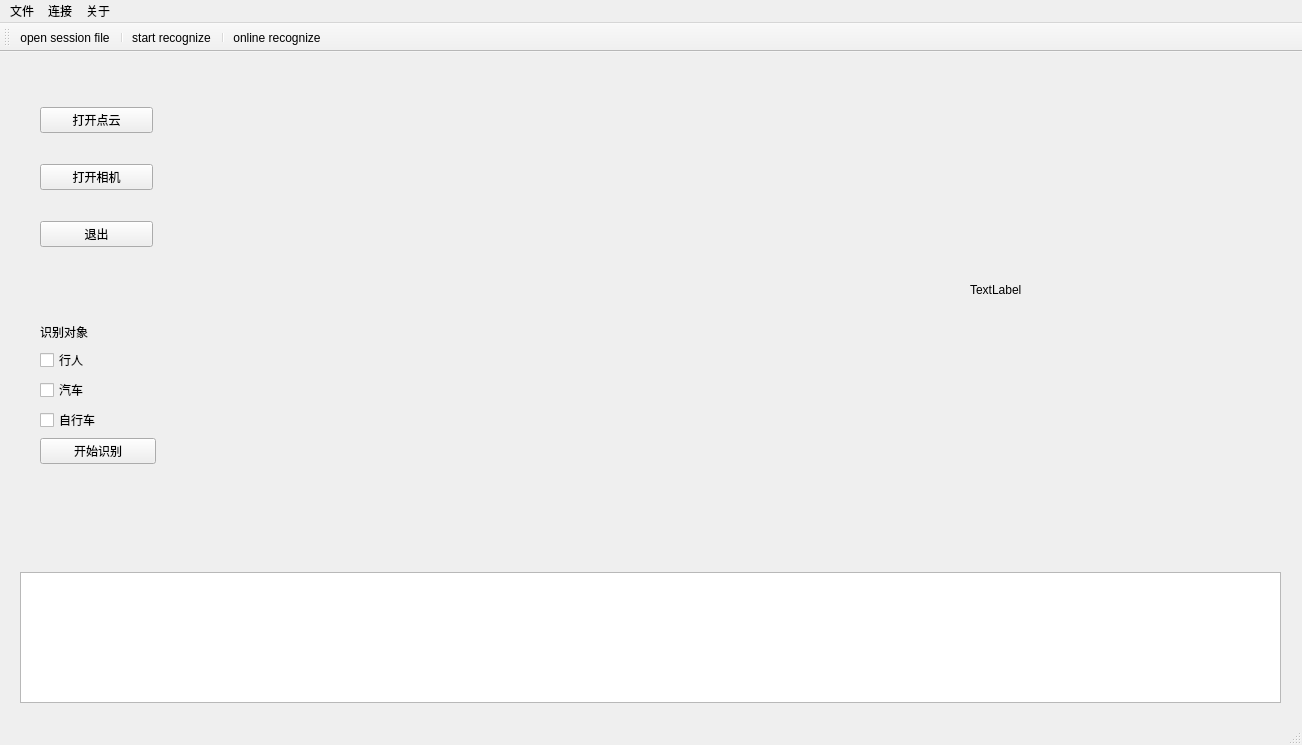
<?xml version="1.0" encoding="UTF-8"?>
<ui version="4.0">
 <class>MainWindow</class>
 <widget class="QMainWindow" name="MainWindow">
  <property name="geometry">
   <rect>
    <x>0</x>
    <y>0</y>
    <width>1302</width>
    <height>745</height>
   </rect>
  </property>
  <property name="windowTitle">
   <string>MainWindow</string>
  </property>
  <widget class="QWidget" name="centralwidget">
   <widget class="QWidget" name="widget" native="true">
    <property name="geometry">
     <rect>
      <x>210</x>
      <y>20</y>
      <width>461</width>
      <height>481</height>
     </rect>
    </property>
    <widget class="QWidget" name="formLayoutWidget">
     <property name="geometry">
      <rect>
       <x>10</x>
       <y>10</y>
       <width>441</width>
       <height>461</height>
      </rect>
     </property>
     <layout class="QFormLayout" name="formLayout"/>
    </widget>
   </widget>
   <widget class="QWidget" name="widget_2" native="true">
    <property name="geometry">
     <rect>
      <x>700</x>
      <y>20</y>
      <width>581</width>
      <height>481</height>
     </rect>
    </property>
    <widget class="QLabel" name="label">
     <property name="geometry">
      <rect>
       <x>270</x>
       <y>210</y>
       <width>60</width>
       <height>16</height>
      </rect>
     </property>
     <property name="text">
      <string>TextLabel</string>
     </property>
    </widget>
   </widget>
   <widget class="QWidget" name="widget_3" native="true">
    <property name="geometry">
     <rect>
      <x>20</x>
      <y>20</y>
      <width>161</width>
      <height>481</height>
     </rect>
    </property>
    <widget class="QWidget" name="">
     <property name="geometry">
      <rect>
       <x>20</x>
       <y>10</y>
       <width>113</width>
       <height>191</height>
      </rect>
     </property>
     <layout class="QVBoxLayout" name="verticalLayout">
      <item>
       <widget class="QPushButton" name="pushButton">
        <property name="text">
         <string>打开点云</string>
        </property>
       </widget>
      </item>
      <item>
       <widget class="QPushButton" name="pushButton_2">
        <property name="text">
         <string>打开相机</string>
        </property>
       </widget>
      </item>
      <item>
       <widget class="QPushButton" name="pushButton_3">
        <property name="text">
         <string>退出</string>
        </property>
       </widget>
      </item>
     </layout>
    </widget>
    <widget class="QWidget" name="">
     <property name="geometry">
      <rect>
       <x>20</x>
       <y>250</y>
       <width>116</width>
       <height>142</height>
      </rect>
     </property>
     <layout class="QVBoxLayout" name="verticalLayout_2">
      <item>
       <widget class="QLabel" name="label_2">
        <property name="text">
         <string>识别对象</string>
        </property>
       </widget>
      </item>
      <item>
       <widget class="QCheckBox" name="checkBox">
        <property name="text">
         <string>行人</string>
        </property>
       </widget>
      </item>
      <item>
       <widget class="QCheckBox" name="checkBox_2">
        <property name="text">
         <string>汽车</string>
        </property>
       </widget>
      </item>
      <item>
       <widget class="QCheckBox" name="checkBox_3">
        <property name="text">
         <string>自行车</string>
        </property>
       </widget>
      </item>
      <item>
       <widget class="QPushButton" name="pushButton_4">
        <property name="text">
         <string>开始识别</string>
        </property>
       </widget>
      </item>
     </layout>
    </widget>
   </widget>
   <widget class="QTextBrowser" name="textBrowser">
    <property name="geometry">
     <rect>
      <x>20</x>
      <y>520</y>
      <width>1261</width>
      <height>131</height>
     </rect>
    </property>
   </widget>
  </widget>
  <widget class="QMenuBar" name="menubar">
   <property name="geometry">
    <rect>
     <x>0</x>
     <y>0</y>
     <width>1302</width>
     <height>24</height>
    </rect>
   </property>
   <widget class="QMenu" name="menu">
    <property name="title">
     <string>文件</string>
    </property>
    <addaction name="actionopen_session_file"/>
    <addaction name="actionclose_session_file"/>
    <addaction name="actionreload_session"/>
    <addaction name="separator"/>
    <addaction name="actionsave_recognized_result"/>
   </widget>
   <widget class="QMenu" name="menu_2">
    <property name="title">
     <string>连接</string>
    </property>
    <addaction name="actionbuild_connection"/>
    <addaction name="actionclose_connection"/>
    <addaction name="separator"/>
    <addaction name="actionstart_recognize"/>
    <addaction name="actiononline_recognize"/>
   </widget>
   <widget class="QMenu" name="menu_3">
    <property name="title">
     <string>关于</string>
    </property>
    <addaction name="actionAbout"/>
    <addaction name="separator"/>
    <addaction name="actionHelp"/>
   </widget>
   <addaction name="menu"/>
   <addaction name="menu_2"/>
   <addaction name="menu_3"/>
  </widget>
  <widget class="QStatusBar" name="statusbar"/>
  <widget class="QToolBar" name="toolBar">
   <property name="windowTitle">
    <string>toolBar</string>
   </property>
   <attribute name="toolBarArea">
    <enum>TopToolBarArea</enum>
   </attribute>
   <attribute name="toolBarBreak">
    <bool>false</bool>
   </attribute>
   <addaction name="actionopen_session_file"/>
   <addaction name="separator"/>
   <addaction name="actionstart_recognize"/>
   <addaction name="separator"/>
   <addaction name="actiononline_recognize"/>
  </widget>
  <action name="actionopen_session_file">
   <property name="text">
    <string>open session file</string>
   </property>
  </action>
  <action name="actionclose_session_file">
   <property name="text">
    <string>close session file</string>
   </property>
  </action>
  <action name="actionreload_session">
   <property name="text">
    <string>reload session</string>
   </property>
  </action>
  <action name="actionsave_recognized_result">
   <property name="text">
    <string>save recognized result</string>
   </property>
  </action>
  <action name="actionbuild_connection">
   <property name="text">
    <string>build connection</string>
   </property>
  </action>
  <action name="actionclose_connection">
   <property name="text">
    <string>close connection</string>
   </property>
  </action>
  <action name="actiononline_recognize">
   <property name="text">
    <string>online recognize</string>
   </property>
  </action>
  <action name="actionAbout">
   <property name="text">
    <string>About</string>
   </property>
  </action>
  <action name="actionHelp">
   <property name="text">
    <string>Help</string>
   </property>
  </action>
  <action name="actionstart_recognize">
   <property name="text">
    <string>start recognize</string>
   </property>
  </action>
 </widget>
 <resources/>
 <connections/>
</ui>
